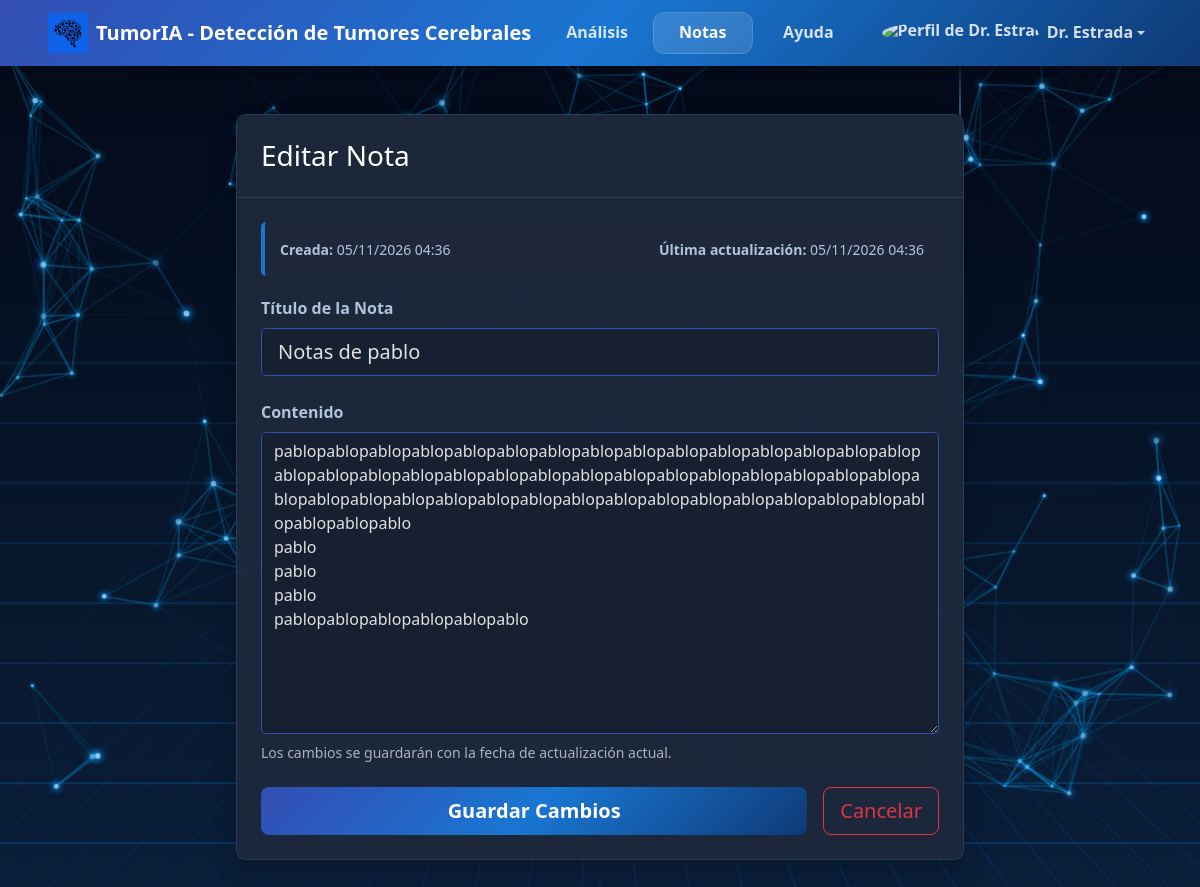
The app's page /notes/14/edit (signed in) with its own data.
### web/models.py (models this page shows, shortened)
class User(UserMixin, db.Model):
    __tablename__ = 'users'
    id = db.Column(db.Integer, primary_key=True)
    username = db.Column(db.String(80), unique=True, nullable=False, index=True)
    email = db.Column(db.String(120), unique=True, nullable=False, index=True)
    password_hash = db.Column(db.String(255), nullable=False)
    created_at = db.Column(db.DateTime, default=datetime.utcnow)
    profile_image = db.deferred(db.Column(db.LargeBinary, nullable=True))
    profile_image_mime = db.Column(db.String(64), nullable=True)
    profile_image_updated_at = db.Column(db.DateTime, nullable=True)
    login_history = db.relationship('LoginHistory', backref='user', lazy=True, cascade='all, delete-orphan')
    notes = db.relationship('Note', backref='user', lazy=True, cascade='all, delete-orphan')
    @property
    def has_profile_image(self):
        return bool(self.profile_image_mime and self.profile_image_updated_at)

class Note(db.Model):
    __tablename__ = 'notes'
    id = db.Column(db.Integer, primary_key=True)
    user_id = db.Column(db.Integer, db.ForeignKey('users.id'), nullable=False, index=True)
    patient_id = db.Column(db.String(120), nullable=True, index=True)
    title = db.Column(db.String(255), nullable=False)
    content = db.Column(db.Text, nullable=False)
    created_at = db.Column(db.DateTime, default=datetime.utcnow)
    updated_at = db.Column(db.DateTime, default=datetime.utcnow, onupdate=datetime.utcnow)

### web/app.py (the view, shortened to what this page needs)
@app.route("/notes/<int:note_id>/edit", methods=["GET", "POST"])
@login_required
def edit_note(note_id):
    note = Note.query.get_or_404(note_id)
    if note.user_id != current_user.id:
        flash_replace("No tienes permiso para editar esta nota.", "danger")
        return redirect(url_for("notes"))
    return render_template("edit_note.html", note=note)

### web/app.py (called while the page is built)
@login_manager.user_loader
def load_user(user_id):
    return User.query.get(int(user_id))

@app.context_processor
def inject_avatar_helpers():
    def user_avatar_url(user=None):
        user = user or current_user
        if (
            getattr(user, "is_authenticated", False)
            and getattr(user, "has_profile_image", False)
        ):
            version = ""
            if getattr(user, "profile_image_updated_at", None):
                version = user.profile_image_updated_at.strftime("%Y%m%d%H%M%S")
            return url_for("serve_profile_avatar", user_id=user.id, v=version)
        return url_for("static", filename="images/pfp-default/Default-pfp-tumoria.png")
    return {"user_avatar_url": user_avatar_url}

### templates/edit_note.html (shortened to what this page needs)
<!DOCTYPE html>
<html lang="es" data-bs-theme="dark">
<head>
  <link rel="stylesheet" href="{{ url_for('static', filename='vendor/bootstrap/bootstrap.min.css') }}">
  <link rel="stylesheet" href="{{ url_for('static', filename='styles.css') }}" />
</head>
<body>
  <nav class="navbar navbar-expand-lg navbar-dark navbar-custom">
    <div class="container-fluid px-3 px-md-5">
      <a class="navbar-brand fw-bold d-flex align-items-center" href="{{ url_for('main_menu') }}">
        <img src="{{ url_for('static', filename='images/icon/Icono-TumorIA.jpg') }}" alt="Logo de TumorIA" height="40" class="me-2">
        TumorIA - Detección de Tumores Cerebrales
      </a>
      <div class="collapse navbar-collapse" id="navbarNav">
        <ul class="navbar-nav ms-auto">
          <li class="nav-item">
            <a class="nav-link" href="{{ url_for('main_menu') }}">Análisis</a>
          </li>
          <li class="nav-item">
            <a class="nav-link active" href="{{ url_for('notes') }}">Notas</a>
          </li>
          <li class="nav-item">
            <a class="nav-link" href="{{ url_for('help_page') }}">Ayuda</a>
          </li>
          <li class="nav-item dropdown">
            <a class="nav-link dropdown-toggle d-flex align-items-center" href="#" id="profileDropdown" role="button" data-bs-toggle="dropdown">
              <img src="{{ user_avatar_url() }}" alt="Perfil de {{ current_user.username }}" height="24" class="me-2 rounded-circle">
              {{ current_user.username }}
            </a>
          </li>
        </ul>
      </div>
    </div>
  </nav>
  <div class="container-fluid px-3 px-md-5 py-5">
    <div class="row justify-content-center">
      <div class="col-lg-8">
        <div class="card editor-card">
          <div class="card-header bg-light border-bottom p-4">
            <h3 class="mb-0">Editar Nota</h3>
          </div>
          <div class="card-body p-4">
            <div class="info-dates">
              <div class="row text-sm">
                <div class="col-6">
                  <small><strong>Creada:</strong> {{ note.created_at.strftime('%d/%m/%Y %H:%M') }}</small>
                </div>
                <div class="col-6 text-end">
                  <small><strong>Última actualización:</strong> {{ note.updated_at.strftime('%d/%m/%Y %H:%M') }}</small>
                </div>
              </div>
            </div>
            <form method="POST">
              <div class="mb-4">
                <label class="form-label fw-bold" for="title">Título de la Nota</label>
                <input
                  class="form-control form-control-lg"
                  id="title"
                  name="title"
                  type="text"
                  value="{{ note.title }}"
                  maxlength="255"
                  required
                  autofocus
                />
              </div>
              <div class="mb-4">
                <label class="form-label fw-bold" for="content">Contenido</label>
                <textarea
                  class="form-control"
                  id="content"
                  name="content"
                  rows="12"
                  required
                >{{ note.content }}</textarea>
                <small class="form-text text-muted d-block mt-2">
                  Los cambios se guardarán con la fecha de actualización actual.
                </small>
              </div>
              <div class="d-flex gap-3">
                <button class="btn btn-save btn-lg flex-grow-1" type="submit">
                  Guardar Cambios
                </button>
                <a href="{{ url_for('notes') }}" class="btn btn-outline-danger btn-lg">
                  Cancelar
                </a>
              </div>
            </form>
          </div>
        </div>
      </div>
    </div>
  </div>

### static/styles.css (style rules this page uses)
html, body { -webkit-text-size-adjust: 100%; text-size-adjust: 100%; overflow-x: hidden; margin: 0; }
html { overflow-y: scroll; }
.card { background: rgba(30, 41, 59, 0.85) !important; -webkit-backdrop-filter: blur(10px); backdrop-filter: blur(10px); border: 1px solid rgba(100, 180, 255, 0.15) !important; }
.navbar-custom { --navbar-link-min-width: 100px; --navbar-dropdown-min-width: 150px; }
.navbar-custom .navbar-nav { align-items: center; gap: 0.35rem; }
.navbar-custom .navbar-nav .nav-item { display: flex; align-items: center; }
.navbar-custom .navbar-nav .nav-link, .navbar-custom .navbar-nav .dropdown-toggle { display: inline-flex; align-items: center; justify-content: center; min-width: var(--navbar-link-min-width); min-height: 42px; padding: 0.55rem 1.1rem; margin: 0; border-radius: 0.75rem; font-weight: 600; line-height: 1.2; transition: color 0.2s ease, background-color 0.2s ease, transform 0.2s ease; }
.navbar-custom .navbar-nav .dropdown-toggle { min-width: var(--navbar-dropdown-min-width); }
.navbar-custom .navbar-nav .nav-link { color: rgba(255, 255, 255, 0.82); }
.navbar-custom .navbar-nav .nav-link.active, .navbar-custom .navbar-nav .nav-link.show { color: #ffffff; background: rgba(255, 255, 255, 0.12); box-shadow: inset 0 0 0 1px rgba(255, 255, 255, 0.14); font-weight: 700; }

### templates/edit_note.html (style rules this page uses)
.navbar-custom { background: linear-gradient(135deg, #334db3 0%, #1976d2 50%, #0e3a76 100%); box-shadow: 0 2px 10px rgba(0, 0, 0, 0.2); }
.editor-card { border: none; border-radius: 10px; box-shadow: 0 10px 25px rgba(0, 0, 0, 0.2); background: rgba(30, 41, 59, 0.95) !important; }
.form-control, .form-control-lg { border-radius: 5px; border: 1px solid #334db3; background: rgba(20, 30, 48, 0.8) !important; color: #e0e0e0; }
.btn-save { background: linear-gradient(135deg, #334db3 0%, #1976d2 50%, #0e3a76 100%); border: none; color: white; font-weight: 600; }
.info-dates { background: rgba(30, 41, 59, 0.8); border-radius: 5px; padding: 15px; margin-bottom: 20px; border-left: 4px solid #1976d2; color: #b0c4de; }
.card-header { background: rgba(30, 41, 59, 0.9) !important; border-color: rgba(100, 180, 255, 0.15) !important; color: white; }
.form-label { color: #b0c4de; font-weight: 600; }

### records on screen
User: username "Dr. Estrada"
Note: created_at "05/11/2026 04:36", updated_at "05/11/2026 04:36", title "Notas de pablo", content "pablopablopablopablopablopablopablopablopablopablopablopablopablopablopablopablopablopablopablopablopablopablopablopablopablopablopablopablopablopablopablopablopablopablopablopablopablopablopablopablopablopablopablopablopablopablopablopablopablo pablo pablo pablo pablopablopablopablopablopablo"
